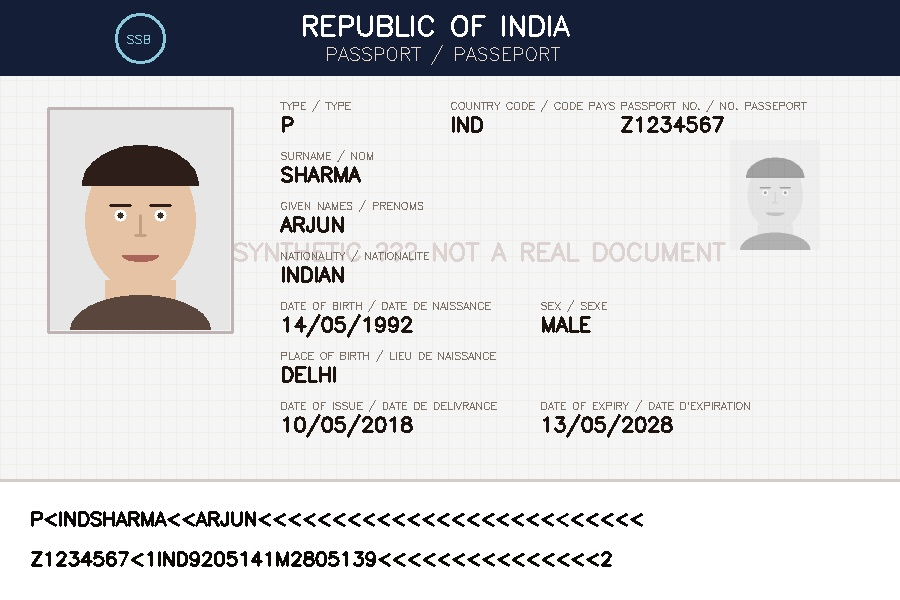
#> input picture data/genuine/case01_genuine_arjun.jpg, 900 x 600 px
$ python -i noise_residual.py   (imports and definitions only)
#> lines starting #> are read from the running program, lines starting #| are printed output that depends on the picture
"""
SatyaScan Sensor Noise Residual Analysis
Analyzes local high-frequency sensor noise variance to detect digital splicing,
inpainting, or content replacement.
"""

from typing import Dict, Any, List
import cv2
import numpy as np


class NoiseResidualEngine:
    """
    High-pass noise residual forensic analyzer.
    Authentic camera captures exhibit uniform Photo Response Non-Uniformity (PRNU)
    and Gaussian sensor noise. Spliced foreign elements disrupt this local distribution.
    """

    def __init__(self, grid_rows: int = 4, grid_cols: int = 4):
        self.grid_rows = grid_rows
        self.grid_cols = grid_cols
        self.version = "NoiseResidual-v1.0"

    def analyze(self, image_input: Any) -> Dict[str, Any]:
        """
        Executes noise residual extraction and patch-based variance analysis.
        """
        if isinstance(image_input, str):
            img = cv2.imread(image_input)
#> img is the input picture: shape (600, 900, 3); mean B, G, R 209.6, 207.8, 207.8
        elif isinstance(image_input, np.ndarray):
            img = image_input
        else:
            return {"error": "Invalid image input"}

        h, w = img.shape[:2]
#> h = 600; w = 900
        gray = cv2.cvtColor(img, cv2.COLOR_BGR2GRAY) if len(img.shape) == 3 else img
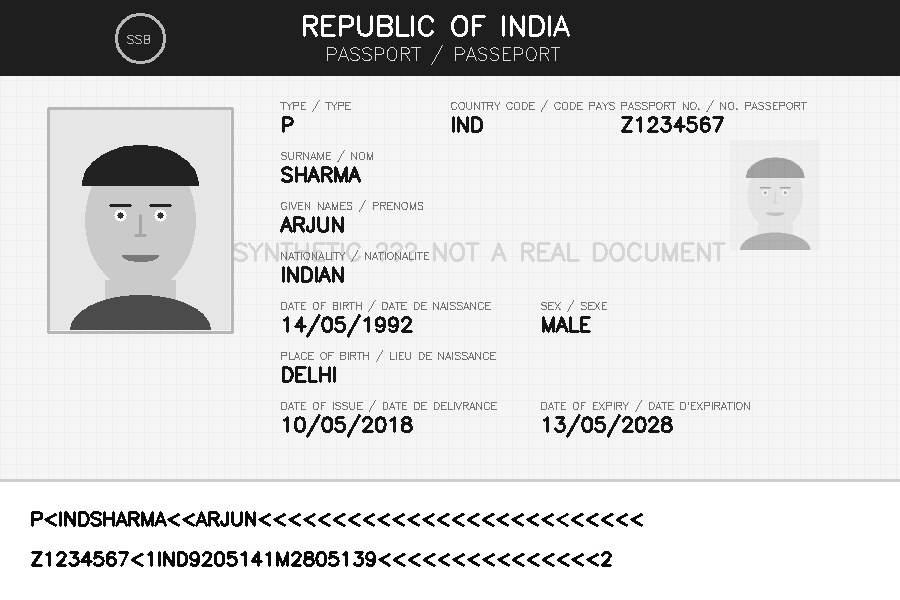
#> gray: shape (600, 900); min 3, max 255, mean 208.1

        # 1. Extract high-frequency residual via median filter subtraction
        denoised = cv2.medianBlur(gray, 3)
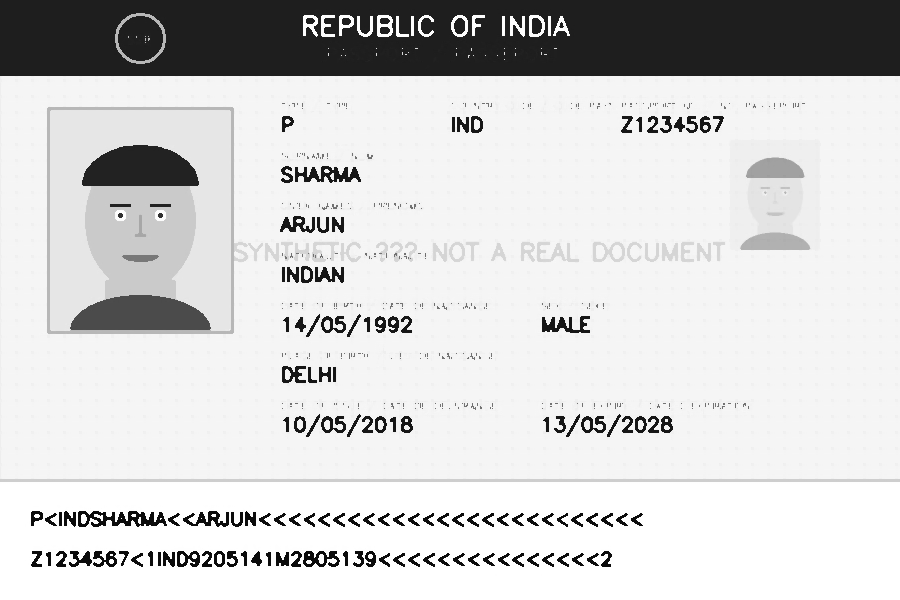
#> denoised: shape (600, 900); min 9, max 255, mean 208.8
        residual = cv2.absdiff(gray, denoised).astype(np.float32)
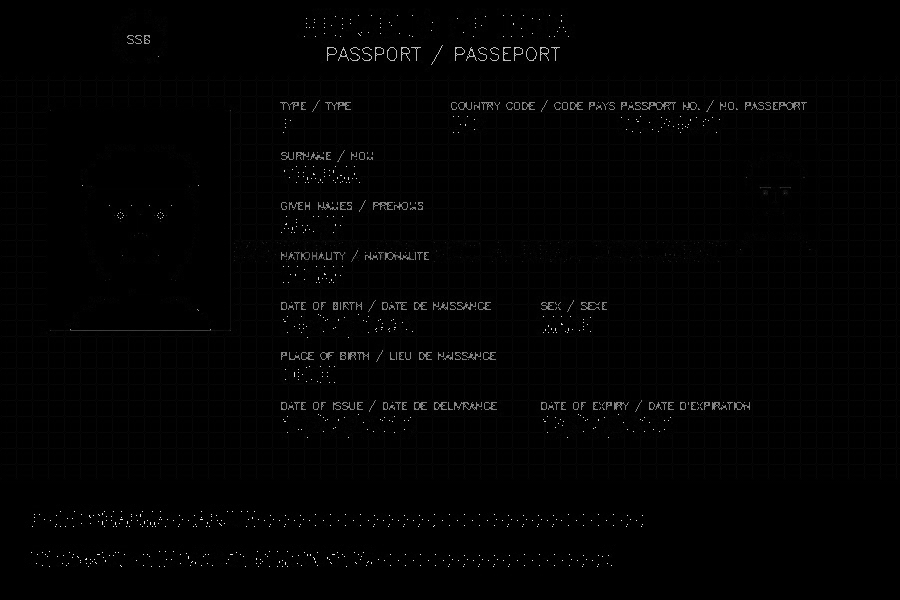
#> residual: shape (600, 900) float32; min 0, max 248, mean 2.5

        # 2. Divide into grid patches and evaluate local noise variance
        patch_h = h // self.grid_rows
#> patch_h = 150
        patch_w = w // self.grid_cols
#> patch_w = 225
        patch_variances: List[float] = []
        grid_data: List[Dict[str, Any]] = []

        for r in range(self.grid_rows):
            for c in range(self.grid_cols):
                y1 = r * patch_h
                y2 = (r + 1) * patch_h if r < self.grid_rows - 1 else h
                x1 = c * patch_w
                x2 = (c + 1) * patch_w if c < self.grid_cols - 1 else w

                patch = residual[y1:y2, x1:x2]
                var = float(np.var(patch))
                patch_variances.append(var)
                grid_data.append({
                    "row": r,
                    "col": c,
                    "bounds": [x1, y1, x2 - x1, y2 - y1],
                    "noise_variance": round(var, 3)
                })
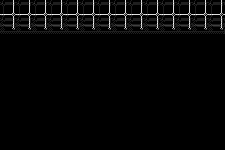
#> patch: shape (150, 225) float32; min 0, max 8, mean 0.207; drawn with min black and max white
#> after the loop, grid_data = 16 items; patch_variances = [54.75, 445, 657.3, 177.6, 27.82, 591.6, 6.1, 6.24, 22.62, 727.7, 521.5, 110.6, 331.5, 266.8, 168.1, 0.887]

        # 3. Calculate statistical deviation across patches
        median_var = float(np.median(patch_variances)) if patch_variances else 1.0
#> median_var = 172.9
        max_var = float(np.max(patch_variances)) if patch_variances else 1.0
#> max_var = 727.7
        min_var = float(np.min(patch_variances)) if patch_variances else 1.0
#> min_var = 0.887
        std_var = float(np.std(patch_variances)) if patch_variances else 0.0
#> std_var = 247.5

        ratio = (max_var / max(median_var, 0.01))
#> ratio = 4.21
        # Anomaly score based on variance spread
        anomaly_score = round(min(max((ratio - 1.5) * 20.0 + (std_var * 3.0), 0.0), 100.0), 1)
#> anomaly_score = 100

        anomalous_patches = [
            p for p in grid_data
            if p["noise_variance"] > (median_var + 2.0 * std_var) or p["noise_variance"] < (median_var - 1.8 * std_var)
        ]
#> anomalous_patches = 1 item

        observation = (
            f"Evaluated {len(grid_data)} spatial patches. Median noise variance: {median_var:.2f}, "
            f"Max variance: {max_var:.2f} (ratio {ratio:.2f}). Identified {len(anomalous_patches)} outlier patches."
        )

        interpretation = (
            "Localized noise residual disparity detected. Certain document regions exhibit inconsistent noise characteristics."
            if anomaly_score >= 45.0 else
            "Sensor noise distribution appears statistically homogeneous across the document surface."
        )

        return {
            "technique": "Noise Residual Analysis",
            "anomaly_score": anomaly_score,
            "median_variance": round(median_var, 2),
            "max_variance": round(max_var, 2),
            "variance_ratio": round(ratio, 2),
            "anomalous_patches_count": len(anomalous_patches),
            "anomalous_patches": anomalous_patches,
            "observation": observation,
            "interpretation": interpretation,
            "recommendation": "Review high-residual regions for localized splicing." if anomaly_score >= 45.0 else "Noise characteristics normal."
        }

>>> result = NoiseResidualEngine().analyze('../../data/genuine/case01_genuine_arjun.jpg')
#> result = 10 items
